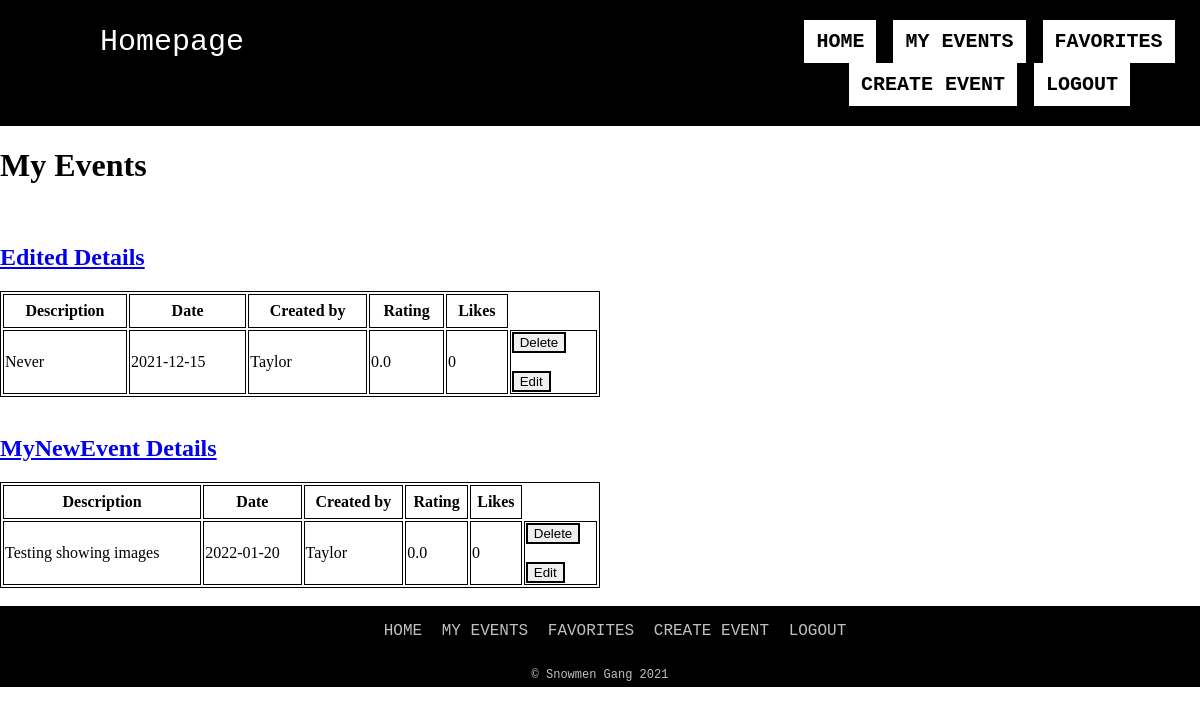
Page /events/my_events (signed in) on the committed database.
### models.py (models this page shows, shortened)
class Event(db.Model):
    event_id = db.Column("Event_ID", db.Integer, primary_key=True)
    date = db.Column("Date", db.String(10))
    name = db.Column("Name", db.String(75))
    rating = db.Column("Rating", db.Float)
    user = db.Column("User", db.String(50))
    reports = db.Column("Reports", db.Integer)
    desc = db.Column("Description", db.String(500))
    likes = db.Column("Likes", db.Integer)
    filename = db.Column("filename", db.String(150), nullable=False, server_default='default.png')
    user_id = db.Column(db.Integer(), db.ForeignKey("user.User_ID"), nullable=False)
    events_attending = db.relationship("RSVP", backref="event",cascade="all, delete-orphan", lazy=True)

### routes.py (the view)
@app.route('/events/my_events', methods=['GET', 'POST'])
def my_events():
    if session.get('user'):
        my_events = db.session.query(Event).filter_by(user_id=session['user_id']).all()
        return render_template('my_events.html', events=my_events, user=session['user'])
    else:
        return redirect(url_for('login'))

### Templates/my_events.html (shortened to what this page needs)
<!DOCTYPE html>
<html lang="en">
<head>
	<link rel="stylesheet" href="{{ url_for('static', filename='header_footer.css') }}">
	<link rel="stylesheet" href="{{ url_for('static', filename='EventInfo.css') }}">
</head>
<body>
	<div class="wrapper">
		<header>
			<div class="topnav">
				<a href="#" class="page-title">Homepage</a>
				<nav class="nav-ul">
					<ul class="nav-ul-center">
						<li><a href="{{url_for('index') }}">Home</a></li>
						<li><a href="{{url_for('my_events') }}">My Events</a></li>
						<li><a href="{{url_for('favorite_events') }}">Favorites</a></li>
						<li><a href="{{url_for('new_event') }}" >Create Event</a></li>
						{% if user%}
						<li>
							<a href = "{{url_for('logout') }}">Logout</a>
						</li>
						{%else%}
						<li><a href = "{{url_for('login') }}">Sign in</a></li>
						<li><a href = "{{url_for('register') }}">Register</a></li>
						{% endif%}
					</ul>
				</nav>
			</div>
		</header>
	<main>
		<h1>My Events</h1>
        <br>
        {% for event in events %}
            <h2><a href="{{ url_for('get_event', e_id=event.event_id )}}">{{event.name}} Details</a></h2>
            <table>
                <tr>
                    <th>Description</th>
                    <th>Date</th>
                    <th>Created by</th>
                    <th>Rating</th>
                    <th>Likes</th>
                </tr>
                <tr>
                    <td>{{ event.desc }}</td>
                    <td>{{ event.date }}</td>
                    <td>{{ event.user }}</td>
                    <td>{{ event.rating }}</td>
                    <td>{{ event.likes }}</td>
					<td>
						<form action = "{{ url_for('delete_event', event_id = event.event_id) }}" method = "post">
							<input type = "submit" value = "Delete">
						</form>
						<br>
						<form action = "{{ url_for('edit_event', event_id = event.event_id) }}" method = "post">
							<input type = "submit" value = "Edit">
						</form>
					</td>
                </tr>
            </table>
            <br>
        {% endfor %}
	</main>
	<footer>
		<div class="botnav">
			<nav class="nav-ul">
				<ul>
					<li><a href="{{url_for('index') }}">Home</a></li>
					<li><a href="{{url_for('my_events') }}">My Events</a></li>
					<li><a href="{{url_for('favorite_events') }}">Favorites</a></li>
					<li><a href="{{url_for('new_event') }}" >Create Event</a></li>
					{% if user%}
						<li>
							<a href = "{{url_for('logout') }}">Logout</a>
						</li>
						{%else%}
						<li><a href = "{{url_for('login') }}">Sign in</a></li>
						<li><a href = "{{url_for('register') }}">Register</a></li>
						{% endif%}
				</ul>
			</nav>
			<p id="copyright">&copy; Snowmen Gang 2021</p>
		</div>
	</footer>
	</div>
</body>
</html>

### Static/header_footer.css (style rules this page uses)
body { margin: 0; }
nav li { display: inline-block; }
nav a { display: block; }
header, footer { font-family: 'Courier New', monospace; background-color: black; color: black; font-size: 20px; width: 100%; margin-left: auto; margin-right: auto; }
.page-title { font-size: 30px; color: white; float: left; margin-left: 100px; padding-top: 25px; text-decoration: none; }
.nav-ul { list-style: none; margin: 0; padding: 0; overflow: hidden; text-transform: uppercase; }
header .nav-ul ul { text-align: center; margin-left: 500px; }
header .nav-ul ul li { list-style: none; display: inline-block; }
header .nav-ul li a { color: black; background-color: white; font-weight: bold; margin-right: 5px; text-decoration: none; padding: 10px 12px; }
footer .nav-ul ul { font-size: 16px; text-align: center; top: 0; }
footer .nav-ul li a { text-decoration: none; padding-right: 10px; color: #C0C0C0; }
#copyright { text-align: center; color: #C0C0C0; font-size: 12px; padding-bottom: 5px; }

### Static/EventInfo.css (style rules this page uses)
table, th, td { border: 1px solid black; height: 30px; }
input[type=submit] { border-style: double; }
table { width: 50%; }

### rows in the picture
Event: name "Edited", desc "Never", date "2021-12-15", user "Taylor", rating "0.0", likes "0"
Event: name "MyNewEvent", desc "Testing showing images", date "2022-01-20", user "Taylor", rating "0.0", likes "0"
